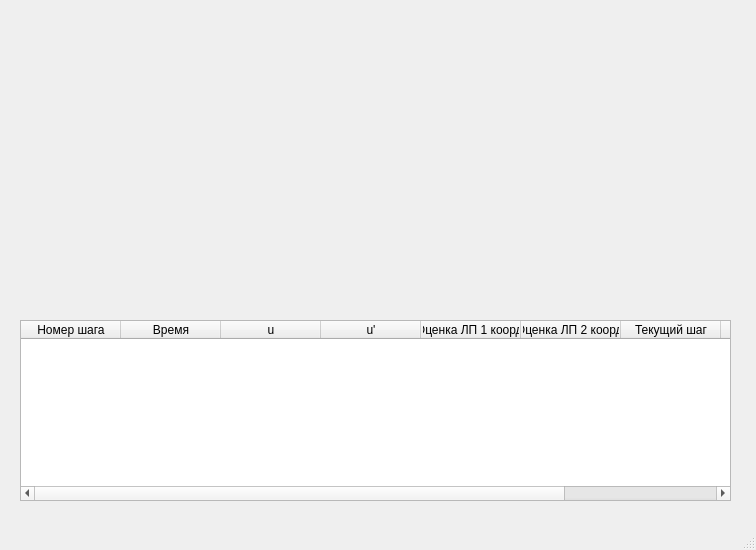
<?xml version="1.0" encoding="UTF-8"?>
<ui version="4.0">
 <class>MainWindow</class>
 <widget class="QMainWindow" name="MainWindow">
  <property name="geometry">
   <rect>
    <x>0</x>
    <y>0</y>
    <width>756</width>
    <height>550</height>
   </rect>
  </property>
  <property name="windowTitle">
   <string>MainWindow</string>
  </property>
  <widget class="QWidget" name="centralwidget">
   <widget class="QLabel" name="label">
    <property name="geometry">
     <rect>
      <x>20</x>
      <y>20</y>
      <width>351</width>
      <height>31</height>
     </rect>
    </property>
    <property name="text">
     <string/>
    </property>
   </widget>
   <widget class="QLabel" name="label_2">
    <property name="geometry">
     <rect>
      <x>20</x>
      <y>50</y>
      <width>351</width>
      <height>31</height>
     </rect>
    </property>
    <property name="text">
     <string/>
    </property>
   </widget>
   <widget class="QLabel" name="label_3">
    <property name="geometry">
     <rect>
      <x>20</x>
      <y>80</y>
      <width>351</width>
      <height>31</height>
     </rect>
    </property>
    <property name="text">
     <string/>
    </property>
   </widget>
   <widget class="QLabel" name="label_4">
    <property name="geometry">
     <rect>
      <x>20</x>
      <y>110</y>
      <width>351</width>
      <height>31</height>
     </rect>
    </property>
    <property name="text">
     <string/>
    </property>
   </widget>
   <widget class="QLabel" name="label_5">
    <property name="geometry">
     <rect>
      <x>20</x>
      <y>140</y>
      <width>351</width>
      <height>31</height>
     </rect>
    </property>
    <property name="text">
     <string>&lt;html&gt;&lt;head/&gt;&lt;body&gt;&lt;p&gt;&lt;br/&gt;&lt;/p&gt;&lt;/body&gt;&lt;/html&gt;</string>
    </property>
   </widget>
   <widget class="QLabel" name="label_6">
    <property name="geometry">
     <rect>
      <x>20</x>
      <y>170</y>
      <width>351</width>
      <height>31</height>
     </rect>
    </property>
    <property name="text">
     <string/>
    </property>
   </widget>
   <widget class="QLabel" name="label_9">
    <property name="geometry">
     <rect>
      <x>20</x>
      <y>260</y>
      <width>351</width>
      <height>31</height>
     </rect>
    </property>
    <property name="text">
     <string/>
    </property>
   </widget>
   <widget class="QLabel" name="label_8">
    <property name="geometry">
     <rect>
      <x>20</x>
      <y>230</y>
      <width>351</width>
      <height>31</height>
     </rect>
    </property>
    <property name="text">
     <string/>
    </property>
   </widget>
   <widget class="QLabel" name="label_7">
    <property name="geometry">
     <rect>
      <x>20</x>
      <y>200</y>
      <width>351</width>
      <height>31</height>
     </rect>
    </property>
    <property name="text">
     <string/>
    </property>
   </widget>
   <widget class="QTableWidget" name="tableWidget">
    <property name="geometry">
     <rect>
      <x>20</x>
      <y>320</y>
      <width>711</width>
      <height>181</height>
     </rect>
    </property>
    <property name="sizePolicy">
     <sizepolicy hsizetype="Expanding" vsizetype="Expanding">
      <horstretch>0</horstretch>
      <verstretch>0</verstretch>
     </sizepolicy>
    </property>
    <property name="mouseTracking">
     <bool>true</bool>
    </property>
    <property name="inputMethodHints">
     <set>Qt::ImhNoAutoUppercase</set>
    </property>
    <property name="sortingEnabled">
     <bool>true</bool>
    </property>
    <property name="columnCount">
     <number>9</number>
    </property>
    <attribute name="horizontalHeaderCascadingSectionResizes">
     <bool>true</bool>
    </attribute>
    <attribute name="horizontalHeaderShowSortIndicator" stdset="0">
     <bool>false</bool>
    </attribute>
    <attribute name="horizontalHeaderStretchLastSection">
     <bool>false</bool>
    </attribute>
    <column>
     <property name="text">
      <string>Номер шага</string>
     </property>
    </column>
    <column>
     <property name="text">
      <string>Время</string>
     </property>
    </column>
    <column>
     <property name="text">
      <string>u</string>
     </property>
    </column>
    <column>
     <property name="text">
      <string>u'</string>
     </property>
    </column>
    <column>
     <property name="text">
      <string>Оценка ЛП 1 коорд.</string>
     </property>
    </column>
    <column>
     <property name="text">
      <string>Оценка ЛП 2 коорд.</string>
     </property>
    </column>
    <column>
     <property name="text">
      <string>Текущий шаг</string>
     </property>
    </column>
    <column>
     <property name="text">
      <string>Делений шага</string>
     </property>
    </column>
    <column>
     <property name="text">
      <string>Удвоений шага</string>
     </property>
    </column>
   </widget>
   <widget class="QLabel" name="label_10">
    <property name="geometry">
     <rect>
      <x>390</x>
      <y>20</y>
      <width>341</width>
      <height>31</height>
     </rect>
    </property>
    <property name="text">
     <string/>
    </property>
   </widget>
   <widget class="QLabel" name="label_11">
    <property name="geometry">
     <rect>
      <x>390</x>
      <y>50</y>
      <width>341</width>
      <height>31</height>
     </rect>
    </property>
    <property name="text">
     <string/>
    </property>
   </widget>
   <widget class="QLabel" name="label_12">
    <property name="geometry">
     <rect>
      <x>390</x>
      <y>80</y>
      <width>341</width>
      <height>31</height>
     </rect>
    </property>
    <property name="text">
     <string/>
    </property>
   </widget>
   <widget class="QLabel" name="label_13">
    <property name="geometry">
     <rect>
      <x>390</x>
      <y>110</y>
      <width>341</width>
      <height>31</height>
     </rect>
    </property>
    <property name="text">
     <string/>
    </property>
   </widget>
   <widget class="QLabel" name="label_14">
    <property name="geometry">
     <rect>
      <x>390</x>
      <y>140</y>
      <width>341</width>
      <height>31</height>
     </rect>
    </property>
    <property name="text">
     <string/>
    </property>
   </widget>
   <widget class="QLabel" name="label_15">
    <property name="geometry">
     <rect>
      <x>390</x>
      <y>170</y>
      <width>341</width>
      <height>31</height>
     </rect>
    </property>
    <property name="text">
     <string/>
    </property>
   </widget>
  </widget>
  <widget class="QMenuBar" name="menubar">
   <property name="geometry">
    <rect>
     <x>0</x>
     <y>0</y>
     <width>756</width>
     <height>21</height>
    </rect>
   </property>
  </widget>
  <widget class="QStatusBar" name="statusbar"/>
 </widget>
 <resources/>
 <connections/>
</ui>
